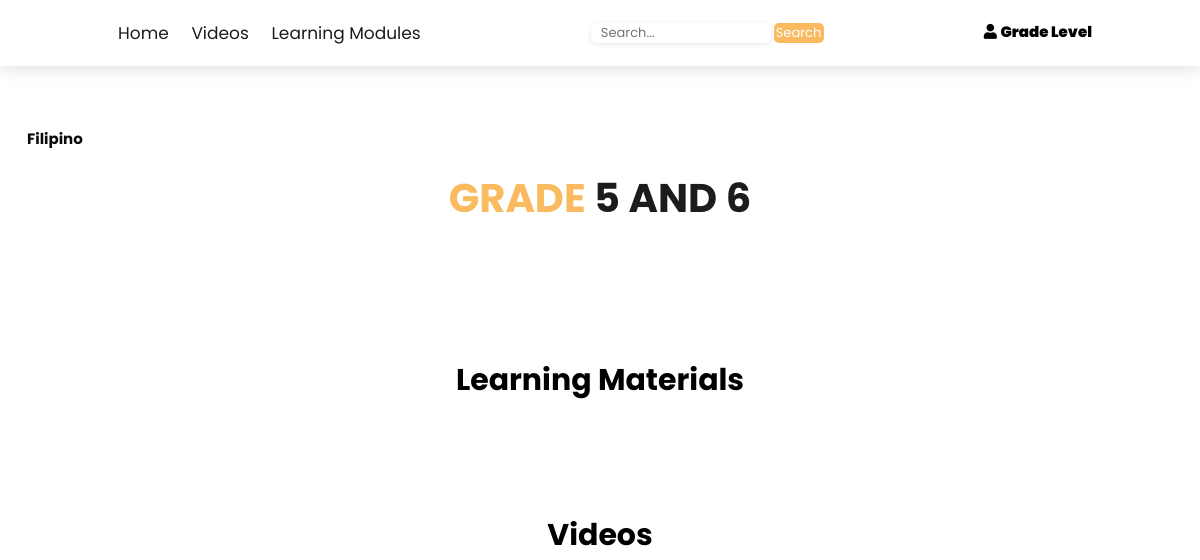
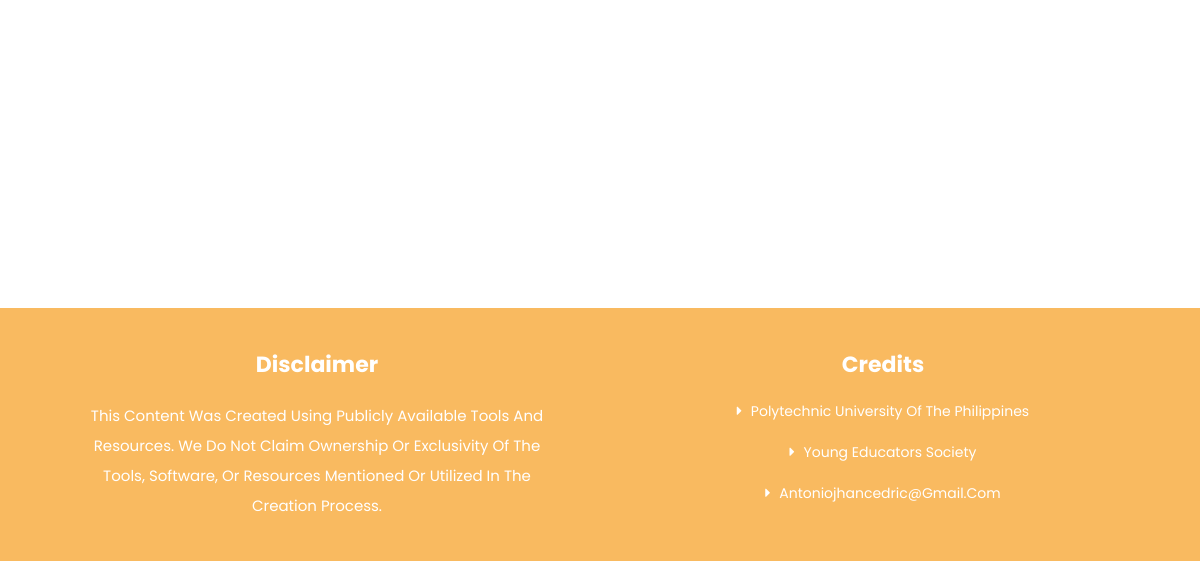
Page /Filipino-grade-5-6/ on the earlier database version (2 pictures, top to bottom).
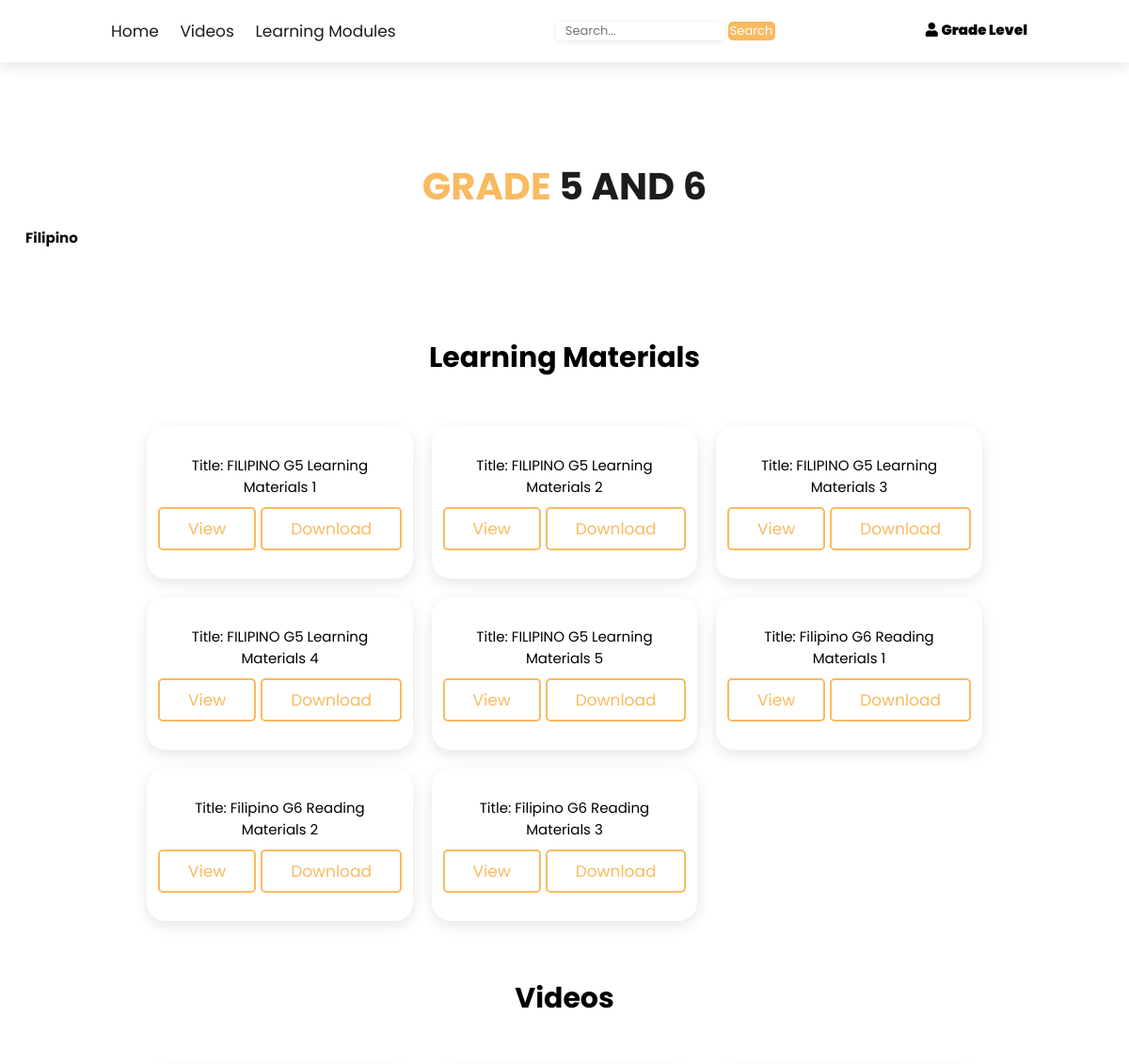
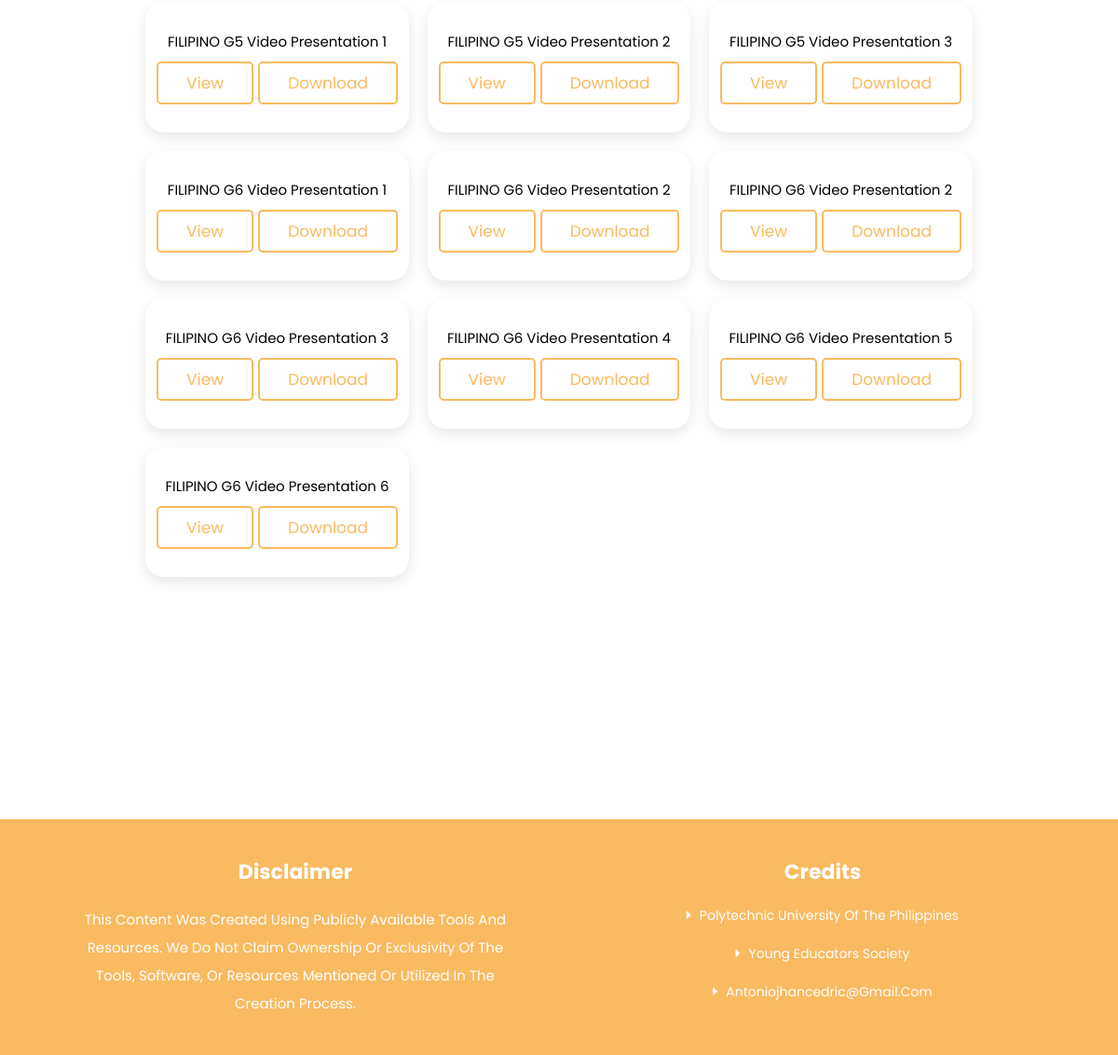
Same page on the later database version (2 pictures, top to bottom).
### app/models.py (models this page shows, shortened)
class Learning(models.Model):
    name = models.CharField(max_length=255)
    content = models.FileField()
    grade_level = models.IntegerField()
    subject = models.CharField(max_length=25)

class Videos(models.Model):
    name = models.CharField(max_length=255)
    download_link = models.URLField()
    grade_level = models.IntegerField()
    subject = models.CharField(max_length=25,default='English')
    link = models.URLField()

### app/views.py (the view)
# urls.py: path('Filipino-grade-5-6/', views.filipinoPageG5AndG6, name='filipinoG5'),
def filipinoPageG5AndG6(request):
    activity = Activity.objects.all()
    quiz = Videos.objects.all()
    learning = Learning.objects.all()
    context = {
        'activities': activity,
        'quizzes': quiz,
        'learnings':learning,
        'activities_exist': activity.exists(),
        'quizzes_exist': quiz.exists(),
        'learnings_exist': learning.exists(),
    }
    return render(request,'Filipino_g5-6.html',context)

### templates/Filipino_g5-6.html (shortened to what this page needs)
{% extends 'home.html' %}
{% block content %}
{% block nav %}
<a href="{% url 'home' %}">home</a>
<a href="#quiz">Videos</a>
<a href="#learning">Learning Modules</a>
{% endblock %}
{% block level %}
    <button class="fas fa-user " id="login-btn" style="font-size: 20px; background-color: white;cursor: pointer;font-size: 15px;"> <span class="grade">Grade level</span></button>
{% endblock %}
{% block search %}
<form action="{% url 'search'%}"  method="get">
    <input class="search-input" type="text" name="q" placeholder="Search...">
    <button class="search-btn" type="submit">Search</button>
</form>
{% endblock %}
<section class="activities">
    <h1><a href="{% url 'grade_5-6' %}" style="padding: 15px;position: absolute;top: 10%;left:1%;color: rgb(10, 10, 10);">Filipino </a></h1>
    <h1 class="heading"><span>Grade</span> 5 and 6</h1>
    <section id="learning">
        {% if learnings_exist %}
        <h1>Learning Materials</h1>
      <div class="box-container" >
            {% for learning in learnings %}
            {% if learning.grade_level == 5 or learning.grade_level == 6 %}
            {% if learning.subject == "Filipino" %}
            <div class="box">
                <p><a style="text-decoration: none; color:black;" href="{% url 'download_learning' learning.id %}" target="_blank">Title: {{ learning.name }}</a></p>
                <div class="btn-group">
                    <form method="post" action="{% url 'view_learning' learning.id %}">
                    <button class="btn" type="submit">View</button>
                    </form>
                    <form method="post" action="{% url 'download_learning' learning.id %}">
                        <button class="btn" type="submit">Download</button>
                    </form>
                </div>
            </div>
            {% endif %}
            {% endif %}
            {% endfor %}
        </div>
        {% endif %}
    </section>
    <section id="quiz">
        {% if quizzes_exist %}
    <h1>Videos</h1>
    <div class="box-container">
        {% for quiz in quizzes %}
        {% if quiz.grade_level == 5 or quiz.grade_level == 6 %}
        {% if quiz.subject == "Filipino" %}
                <div class="box" >
                    <p><a style="text-decoration: none; color:black;" href="{% url 'download_quiz' quiz.id %}" target="_blank">{{ quiz.name }}</a></p>
                    <div class="btn-group">
                        <a href="{{ quiz.link }}"><button class="btn" type="submit">View</button></a>
                        <form method="post" action="{% url 'download_quiz' quiz.id %}">
                            <button class="btn" type="submit">Download</button>
                        </form>
                    </div>
                </div>
        {% endif %}
        {% endif %}
        {% endfor %}
    </div>
    {% endif %}
    </section>
</section>
{% endblock %}

Differences in the rows shown:
added Learning: name "FILIPINO G5 Learning Materials 1"
added Learning: name "FILIPINO G5 Learning Materials 2"
added Learning: name "FILIPINO G5 Learning Materials 3"
added Learning: name "FILIPINO G5 Learning Materials 4"
added Learning: name "FILIPINO G5 Learning Materials 5"
added Learning: name "Filipino G6 Reading Materials 1"
added Learning: name "Filipino G6 Reading Materials 2"
added Learning: name "Filipino G6 Reading Materials 3"
added Videos: name "FILIPINO G5 Video Presentation 1"
added Videos: name "FILIPINO G5 Video Presentation 2"
added Videos: name "FILIPINO G5 Video Presentation 3"
added Videos: name "FILIPINO G6 Video Presentation 1"
added Videos: name "FILIPINO G6 Video Presentation 2"
added Videos: name "FILIPINO G6 Video Presentation 2"
added Videos: name "FILIPINO G6 Video Presentation 3"
added Videos: name "FILIPINO G6 Video Presentation 4"
added Videos: name "FILIPINO G6 Video Presentation 5"
added Videos: name "FILIPINO G6 Video Presentation 6"
